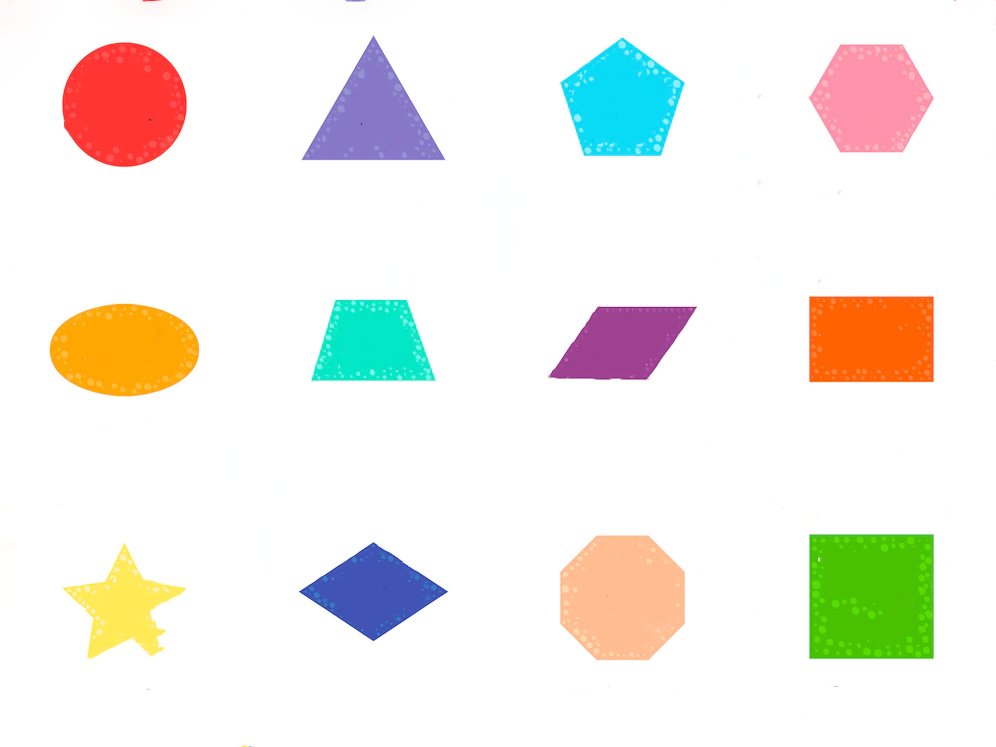
#> input picture geometria.png, 996 x 747 px
$ python figuras.py
#> lines starting #> are read from the running program, lines starting #| are printed output that depends on the picture; after the words box and inside, x2 and y2 are one past the last pixel; in counts of white or black regions, pixels touching at a corner belong together
import cv2
import numpy as np
image = cv2.imread('geometria.png')
#> image is the input picture: shape (747, 996, 3); mean B, G, R 231.8, 238.4, 241.1
gray = cv2.cvtColor(image, cv2.COLOR_BGR2GRAY)
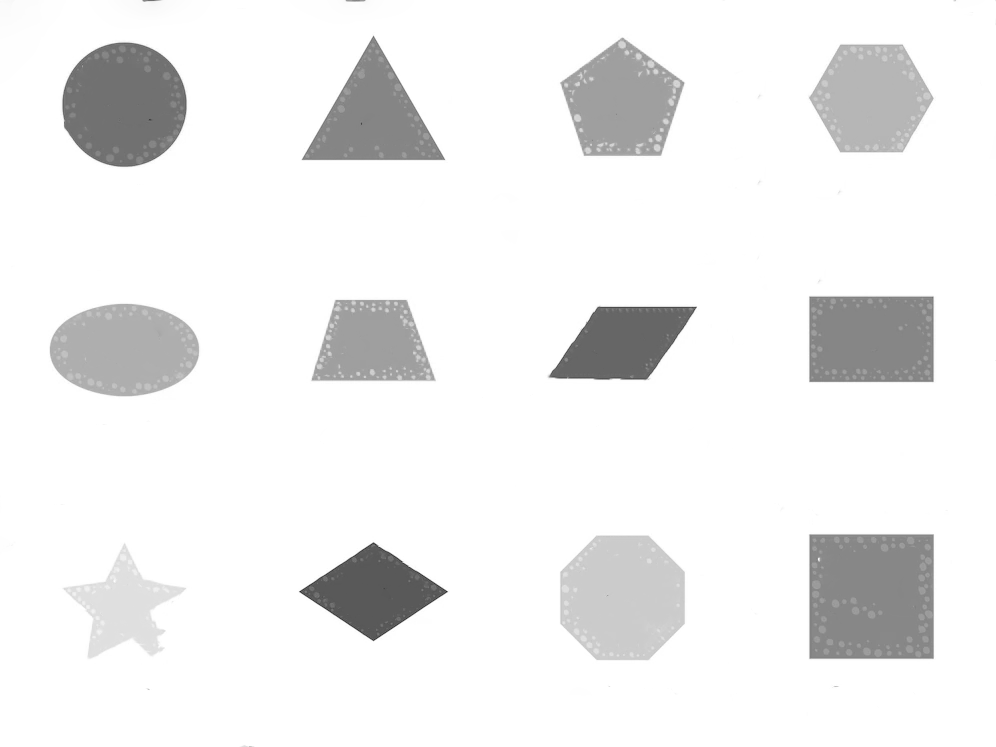
#> gray: shape (747, 996); min 33, max 255, mean 238.5
canny = cv2.Canny(gray, 10, 150)
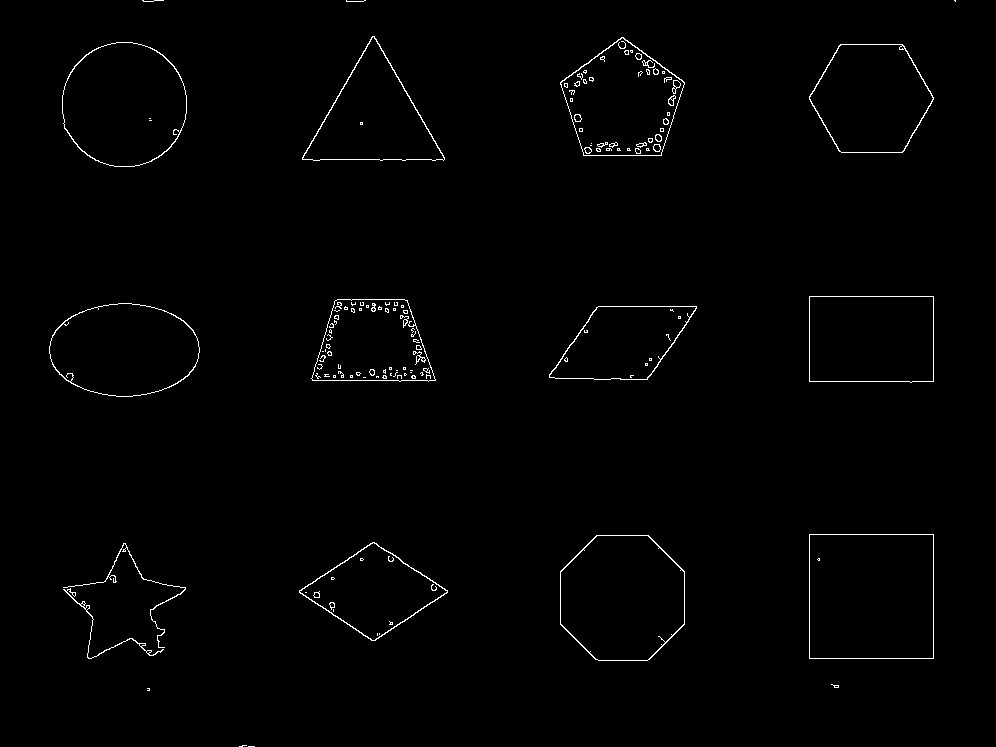
#> canny: shape (747, 996); 1% white in thin lines or dots
cv2.imshow('Filtro Canny',canny)
cv2.waitKey(0)

Contours,_ = cv2.findContours(canny, cv2.RETR_EXTERNAL, cv2.CHAIN_APPROX_SIMPLE)
#> Contours = 20 contours, 7 with area under 20; largest, box (x1, y1, x2, y2) and area: (809, 534, 934, 659) 15376, (560, 535, 685, 661) 12905, (62, 42, 187, 167) 12238, (49, 303, 200, 397) 10927, (809, 296, 934, 383) 10542
#https://docs.opencv.org/4.x/dd/d49/tutorial_py_contour_features.html

azulBajo = np.array([100,100,20],np.uint8)
azulAlto = np.array([125,255,255],np.uint8)
while True:
  frameHSV = cv2.cvtColor(image,cv2.COLOR_BGR2HSV)
#> frameHSV: shape (747, 996, 3); mean H, S, V 13.5, 30.3, 251
  mask = cv2.inRange(frameHSV,azulBajo,azulAlto)
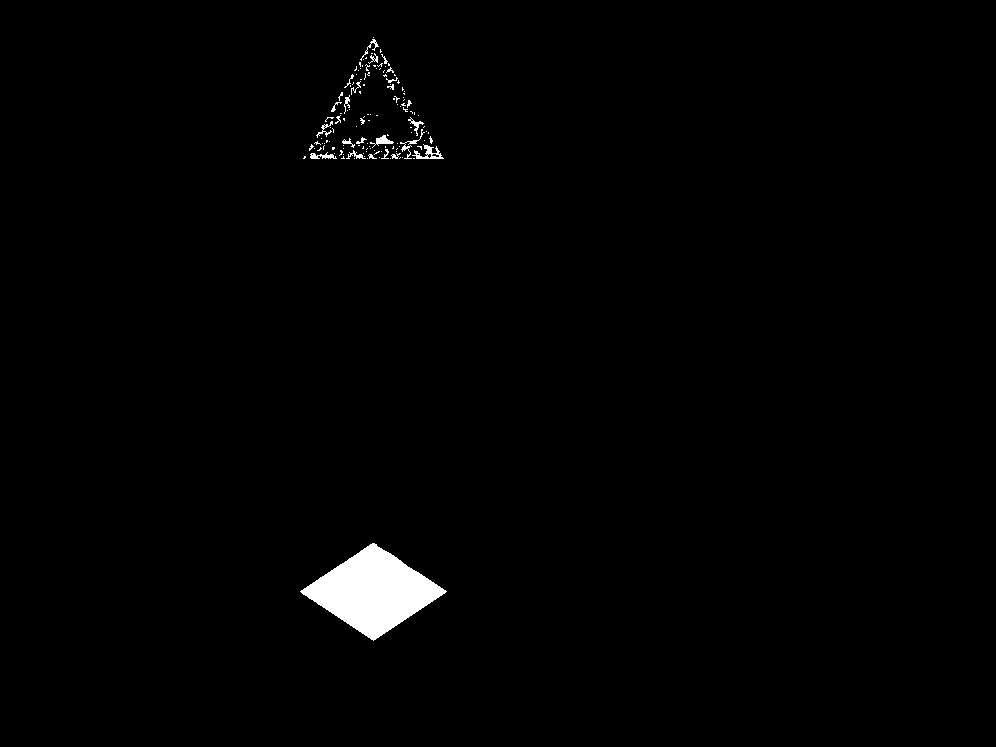
#> mask: shape (747, 996); 1.2% white; 136 white regions (111 under 20 px)
  contornos, y = cv2.findContours(mask, cv2.RETR_EXTERNAL, cv2.CHAIN_APPROX_SIMPLE)
#> contornos = 136 contours, 125 with area under 20; largest, box (x1, y1, x2, y2) and area: (300, 543, 447, 641) 7138, (412, 144, 444, 159) 156, (370, 135, 394, 148) 83, (310, 152, 337, 159) 65, (408, 117, 424, 136) 47; y = 136 rows, first 6: [1, -1, -1, -1], [2, 0, -1, -1], [3, 1, -1, -1], [4, 2, -1, -1], [5, 3, -1, -1], [6, 4, -1, -1]
  cv2.drawContours(image, contornos, -1, (0,0,255), 3)
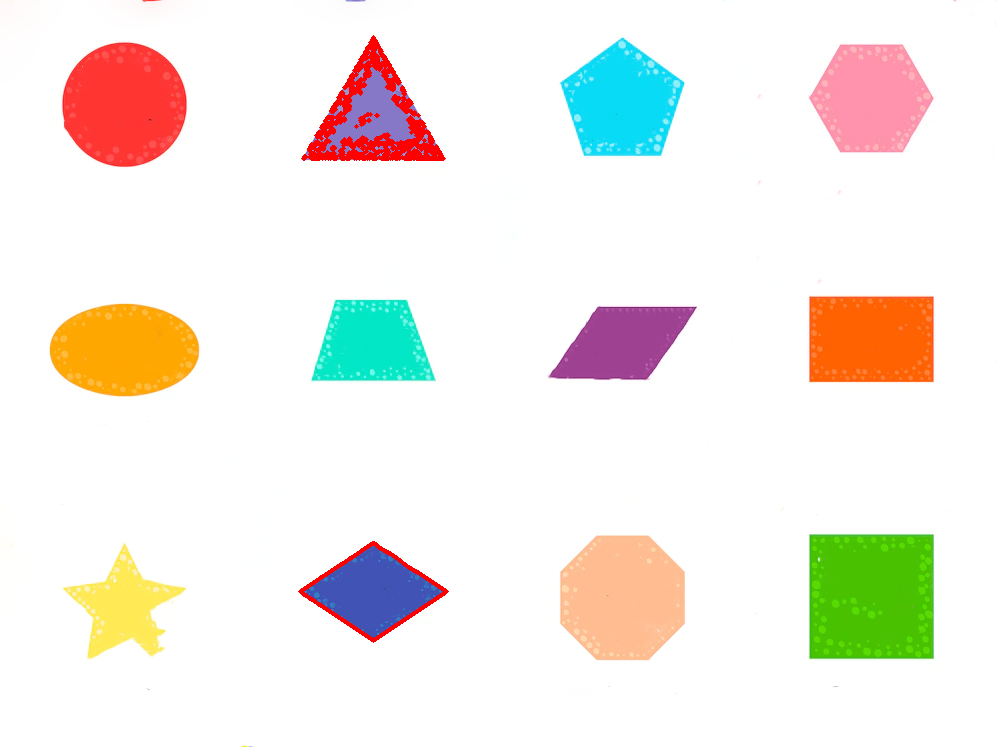
#> image: shape (747, 996, 3); 0.93% of pixels changed, all inside (x1, y1, x2, y2) = (298, 35, 449, 643)

  cv2.imshow('maskAzul',mask)
  cv2.imshow('frame',image)
  if cv2.waitKey(1) & 0xFF == ord('s'):
#> (key Esc is pressed here)
    break
cv2.destroyAllWindows()


for c in Contours:
  perimeter = cv2.arcLength(c,True)
  epsilon=0.01*perimeter
  vertices = cv2.approxPolyDP(c,epsilon,True)

  x,y,w,h = cv2.boundingRect(vertices)
  if len(vertices)==3:
    cv2.putText(image,'Triangulo', (x,y-5),1,1.5,(0,255,0),2)
  if len(vertices)==4:
    aspect_ratio = float(w)/h
    print('aspect_ratio= ', aspect_ratio)
    if aspect_ratio == 1:
      cv2.putText(image,'Cuadrado', (x,y-5),1,1.5,(0,255,0),2)
    else:
      cv2.putText(image,'Rectangulo', (x,y-5),1,1.5,(0,255,0),2)
  if len(vertices)==5:
    cv2.putText(image,'Pentagono', (x,y-5),1,1.5,(0,255,0),2)
  if len(vertices)==6:
    cv2.putText(image,'Hexagono', (x,y-5),1,1.5,(0,255,0),2)
  if len(vertices)>10:
    cv2.putText(image,'Circulo', (x,y-5),1,1.5,(0,255,0),2)
  cv2.drawContours(image, [vertices], 0, (0,255,0),2)
  cv2.imshow('image',image)
  cv2.waitKey(0)

$ run again, with balones.png copied over geometria.png
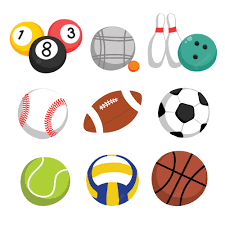
#> input picture balones.png, 225 x 225 px
#> image is the input picture: shape (225, 225, 3); mean B, G, R 207.6, 218.8, 225.8
#> `canny = cv2.Canny(gray, 10, 150)`:
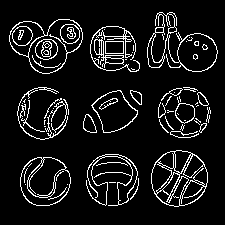
#> canny: shape (225, 225); 9.1% white in thin lines or dots, all inside (x1, y1, x2, y2) = (9, 12, 218, 207)
#> Contours = 47 contours, 30 with area under 20; largest, box (x1, y1, x2, y2) and area: (9, 19, 83, 74) 2670, (151, 150, 208, 207) 2478, (147, 12, 218, 72) 1996, (20, 157, 71, 206) 1936, (91, 90, 138, 133) 1200
#> frameHSV: shape (225, 225, 3); mean H, S, V 12.2, 35.7, 230.8
#> mask: shape (225, 225); 1.3% white; 9 white regions (7 under 20 px)
#> contornos = 9 contours, 7 with area under 20; largest, box (x1, y1, x2, y2) and area: (117, 155, 137, 205) 256, (88, 155, 108, 205) 244; y = [[1, -1, -1, -1], [2, 0, -1, -1], [3, 1, -1, -1], [4, 2, -1, -1], [5, 3, -1, -1], [6, 4, -1, -1], [7, 5, -1, -1], [8, 6, -1, -1], [-1, 7, -1, -1]]
#> `cv2.drawContours(image, contornos, -1, (0,0,255), 3)`:
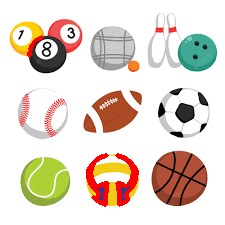
#> image: shape (225, 225, 3); 2.32% of pixels changed, all inside (x1, y1, x2, y2) = (27, 35, 139, 207)
